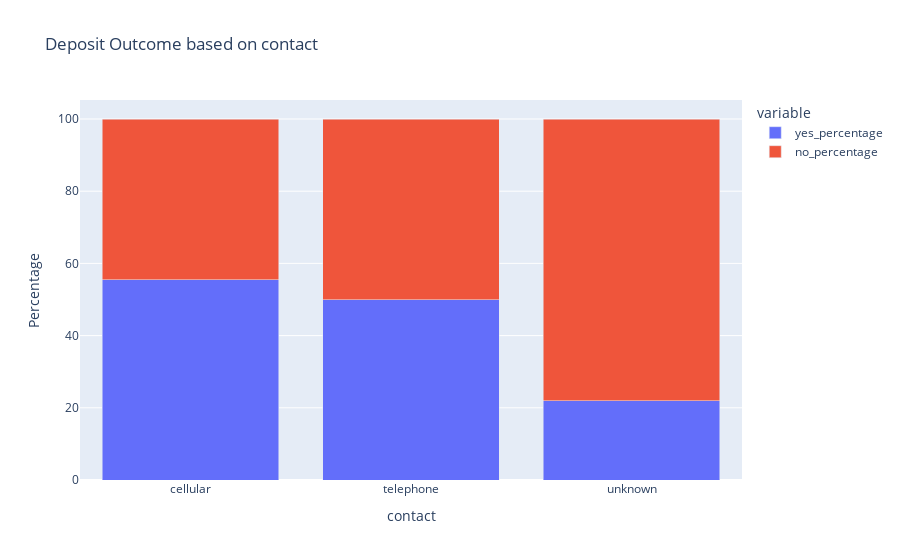

Source (notebook cell):
### Code cell
# Mengelompokkan data berdasarkan contact dan deposit
grouped_data = df.groupby(['contact', 'deposit'])['deposit'].count().unstack()

# Menghitung persentase
grouped_data['total'] = grouped_data.sum(axis=1)
grouped_data['yes_percentage'] = grouped_data['yes'] / grouped_data['total'] * 100
grouped_data['no_percentage'] = grouped_data['no'] / grouped_data['total'] * 100

# Reset indeks
grouped_data = grouped_data.reset_index()

# Membuat stacked bar plot
fig = px.bar(grouped_data, x='contact', y=['yes_percentage', 'no_percentage'],
             title='Deposit Outcome based on contact', barmode='stack')

# Set y-axis label
fig.update_yaxes(title_text='Percentage')

fig.show()

### Figure 1 — Plotly figure (JSON) as saved in the notebook; plotly's stock layout.template omitted (floating-point values rounded to 4 significant figures)
{"data": [{"alignmentgroup": "True", "hovertemplate": "variable=yes_percentage<br>contact=%{x}<br>value=%{y}<extra></extra>", "legendgroup": "yes_percentage", "marker": {"color": "#636efa", "pattern": {"shape": ""}}, "name": "yes_percentage", "offsetgroup": "yes_percentage", "orientation": "v", "showlegend": true, "textposition": "auto", "type": "bar", "x": ["cellular", "telephone", "unknown"], "xaxis": "x", "y": [55.41, 49.91, 22.02], "yaxis": "y"}, {"alignmentgroup": "True", "hovertemplate": "variable=no_percentage<br>contact=%{x}<br>value=%{y}<extra></extra>", "legendgroup": "no_percentage", "marker": {"color": "#EF553B", "pattern": {"shape": ""}}, "name": "no_percentage", "offsetgroup": "no_percentage", "orientation": "v", "showlegend": true, "textposition": "auto", "type": "bar", "x": ["cellular", "telephone", "unknown"], "xaxis": "x", "y": [44.59, 50.09, 77.98], "yaxis": "y"}], "layout": {"barmode": "stack", "legend": {"title": {"text": "variable"}, "tracegroupgap": 0}, "title": {"text": "Deposit Outcome based on contact"}, "xaxis": {"anchor": "y", "domain": [0, 1], "title": {"text": "contact"}}, "yaxis": {"anchor": "x", "domain": [0, 1], "title": {"text": "Percentage"}}}}
